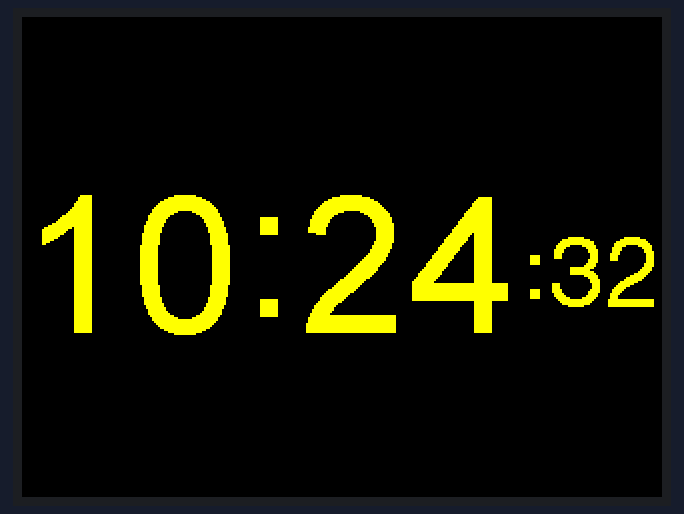
Simulated run of this sketch. Board: ESP32. Parts: 320×240 colour display. WiFi joins after 1.5 s; servers stay silent unless stated; the local clock reads 2024-03-15 10:24:30 at power-on unless the sketch sets it; what the sketch prints to the serial monitor is not drawn.

Above: at 2.8 s.
At 6.8 s:
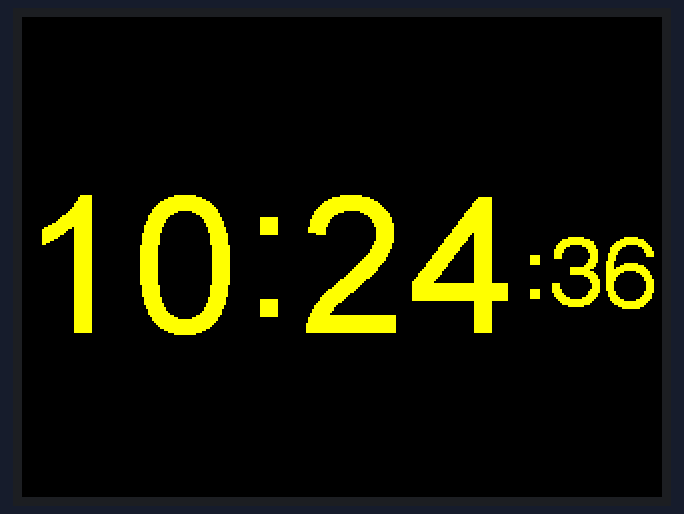
At 11.8 s:
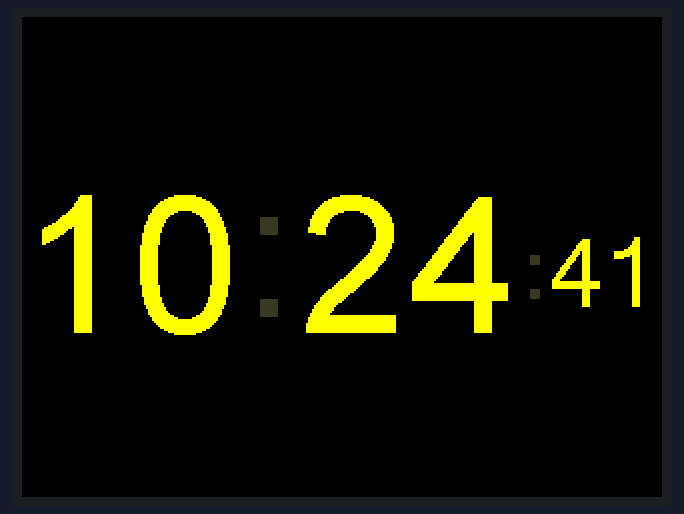
At 20.8 s:
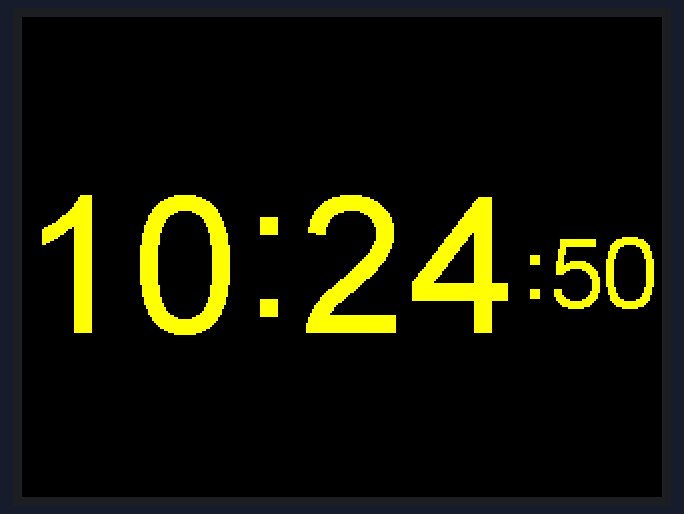
At 29.8 s:
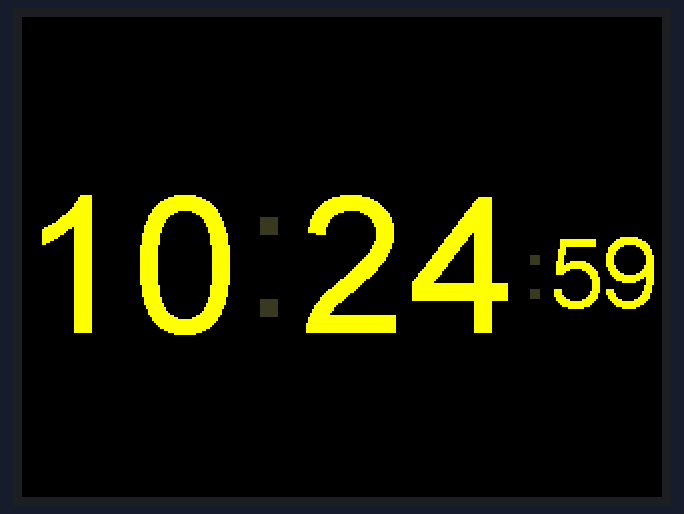
At 38.8 s:
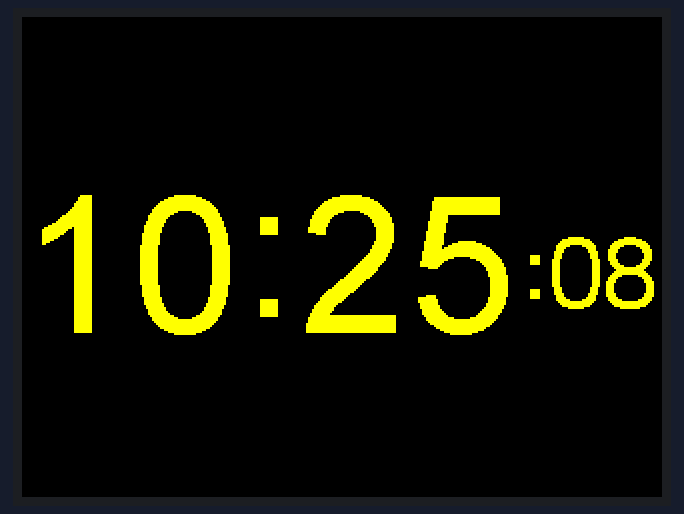

Measured:
- what the display in image 0 shows lasts 0.9 s, from 2.8 s to 3.7 s

The sketch:

ESP32_NTP_DISPLAYSPI_ILI9341.ino
```cpp
/*
 * ESP32_ILI9341_ntp_Clock_Digital
 * https://arduino-er.blogspot.com/2021/01/esp32-get-time-from-poolntporg.html
 * Combine the examples of
 * Examples > ESP32 > Time > ESP32_SimpleTime and
 * Examples > TFT_eSPI > 320 x 240 > TFT_DIGITAL_CLOCK
 *
 * Get time from ntpServer "pool.ntp.org",
 * display on SPI ILI9341 screen in digital clock form.
 *
 * You have to change ssid/password to match with your wifi network.
 * and change gmtOffset_sec to match your timezone.
 =========================================================================
 Make sure all the display driver and pin comnenctions are correct by
 editting the User_Setup.h file in the TFT_eSPI library folder.

 #########################################################################
 ###### DON'T FORGET TO UPDATE THE User_Setup.h FILE IN THE LIBRARY ######
 #########################################################################
For using SPI ILI9341 screen on ESP32,
refer Arduino-er: ESP32 + 2.4" 320X240 Display (SPI ILI9341),
using TFT_eSPI, prepare user setup file.
http://arduino-er.blogspot.com/2021/01/esp32-24-320x240-display-spi-ili9341.html

A few colour codes:

code  color
0x0000  Black
0xFFFF  White
0xBDF7  Light Gray
0x7BEF  Dark Gray
0xF800  Red
0xFFE0  Yellow
0xFBE0  Orange
0x79E0  Brown
0x7E0 Green
0x7FF Cyan
0x1F  Blue
0xF81F  Pink

 */

#include <TFT_eSPI.h> // Hardware-specific library
#include <SPI.h>
#include <WiFi.h>
#include "time.h"


const char* ssid       = "ssid";
const char* password   = "password";

const char* ntpServer = "pool.ntp.org";
//+8 hr@HongKong
//8 * 60 * 60 = 28800
const long  gmtOffset_sec = 28800; //-8hr@Hong Kong
const int   daylightOffset_sec = 3600;

#define TFT_GREY 0x5AEB

TFT_eSPI tft = TFT_eSPI();       // Invoke custom library

uint32_t targetTime = 0;                    // for next 1 second timeout


/* The original example get H, M, S from compile time
static uint8_t conv2d(const char* p); // Forward declaration needed for IDE 1.6.x

uint8_t hh = conv2d(__TIME__), mm = conv2d(__TIME__ + 3),
        ss = conv2d(__TIME__ + 6); // Get H, M, S from compile time
*/

/*
 *  Get H,M, S after ntp server connected,
 *  will load in printLocalTime()
 */
uint8_t hh,mm,ss;


byte omm = 99, oss = 99;
byte xcolon = 0, xsecs = 0;
unsigned int colour = 0;

void printLocalTime()
{
  struct tm timeinfo;
  if(!getLocalTime(&timeinfo)){
    Serial.println("Failed to obtain time");
    return;
  }
  Serial.println(&timeinfo, "%A, %B %d %Y %H:%M:%S");

  /* to read elements from getLocalTime(&timeinfo)
   * ref:
   * http://www.cplusplus.com/reference/ctime/tm/
   */
  int time_yday = timeinfo.tm_yday; //days since January 1
  int time_wday = timeinfo.tm_wday; //days since Sunday
  int time_year = timeinfo.tm_year; // years since 1900
  int time_mon  = timeinfo.tm_mon;   //months since January
  int time_mday = timeinfo.tm_mday; //day of the month
  int time_hr   = timeinfo.tm_hour;
  int time_min  = timeinfo.tm_min;
  int time_sec  = timeinfo.tm_sec;
  Serial.println("tm_yday: " + String(time_yday));
  Serial.println("tm_wday: " + String(time_wday));
  Serial.println("tm_year: " + String(time_year));
  Serial.println("tm_mon:  " + String(time_mon));
  Serial.println("tm_mday: " + String(time_mday));
  Serial.println("tm_hr:   " + String(time_hr));
  Serial.println("tm_min:  " + String(time_min));
  Serial.println("tm_sec:  " + String(time_sec));
  hh = time_hr;
  mm = time_min;
  ss = time_sec;
}

void setup(void) {
  Serial.begin(115200);
  /*
   * Connect to WiFi, and get time from ntpServer
   * To simplify, only once when power-up.
   */
  //connect to WiFi
  Serial.printf("Connecting to %s ", ssid);
  WiFi.begin(ssid, password);
  while (WiFi.status() != WL_CONNECTED) {
      delay(500);
      Serial.print(".");
  }
  Serial.println(" CONNECTED");

  //init and get the time
  configTime(gmtOffset_sec, daylightOffset_sec, ntpServer);
  printLocalTime();

  //disconnect WiFi as it's no longer needed
  WiFi.disconnect(true);
  WiFi.mode(WIFI_OFF);

  /*
   * Prepare for TFT
   */
  tft.init();
  tft.setRotation(1);
  tft.fillScreen(TFT_BLACK);

  tft.setTextSize(1);
  tft.setTextColor(TFT_YELLOW, TFT_BLACK);

  targetTime = millis() + 1000;
}

void loop() {
  if (targetTime < millis()) {
    // Set next update for 1 second later
    targetTime = millis() + 1000;

    // Adjust the time values by adding 1 second
    ss++;              // Advance second
    if (ss == 60) {    // Check for roll-over
      ss = 0;          // Reset seconds to zero
      omm = mm;        // Save last minute time for display update
      mm++;            // Advance minute
      if (mm > 59) {   // Check for roll-over
        mm = 0;
        hh++;          // Advance hour
        if (hh > 23) { // Check for 24hr roll-over (could roll-over on 13)
          hh = 0;      // 0 for 24 hour clock, set to 1 for 12 hour clock
        }
      }
    }


    // Update digital time
    int xpos = 0;
    int ypos = 85; // Top left corner ot clock text, about half way down
    int ysecs = ypos + 24;

    if (omm != mm) { // Redraw hours and minutes time every minute
      omm = mm;
      // Draw hours and minutes
      if (hh < 10) xpos += tft.drawChar('0', xpos, ypos, 8); // Add hours leading zero for 24 hr clock
      xpos += tft.drawNumber(hh, xpos, ypos, 8);             // Draw hours
      xcolon = xpos; // Save colon coord for later to flash on/off later
      xpos += tft.drawChar(':', xpos, ypos - 8, 8);
      if (mm < 10) xpos += tft.drawChar('0', xpos, ypos, 8); // Add minutes leading zero
      xpos += tft.drawNumber(mm, xpos, ypos, 8);             // Draw minutes
      xsecs = xpos; // Sae seconds 'x' position for later display updates
    }
    if (oss != ss) { // Redraw seconds time every second
      oss = ss;
      xpos = xsecs;

      if (ss % 2) { // Flash the colons on/off
        tft.setTextColor(0x39C4, TFT_BLACK);        // Set colour to grey to dim colon
        tft.drawChar(':', xcolon, ypos - 8, 8);     // Hour:minute colon
        xpos += tft.drawChar(':', xsecs, ysecs, 6); // Seconds colon
        tft.setTextColor(TFT_YELLOW, TFT_BLACK);    // Set colour back to yellow
      }
      else {
        tft.drawChar(':', xcolon, ypos - 8, 8);     // Hour:minute colon
        xpos += tft.drawChar(':', xsecs, ysecs, 6); // Seconds colon
      }

      //Draw seconds
      if (ss < 10) xpos += tft.drawChar('0', xpos, ysecs, 6); // Add leading zero
      tft.drawNumber(ss, xpos, ysecs, 6);                     // Draw seconds
    }
  }
}

/*
// Function to extract numbers from compile time string
static uint8_t conv2d(const char* p) {
  uint8_t v = 0;
  if ('0' <= *p && *p <= '9')
    v = *p - '0';
  return 10 * v + *++p - '0';
}
*/
```
